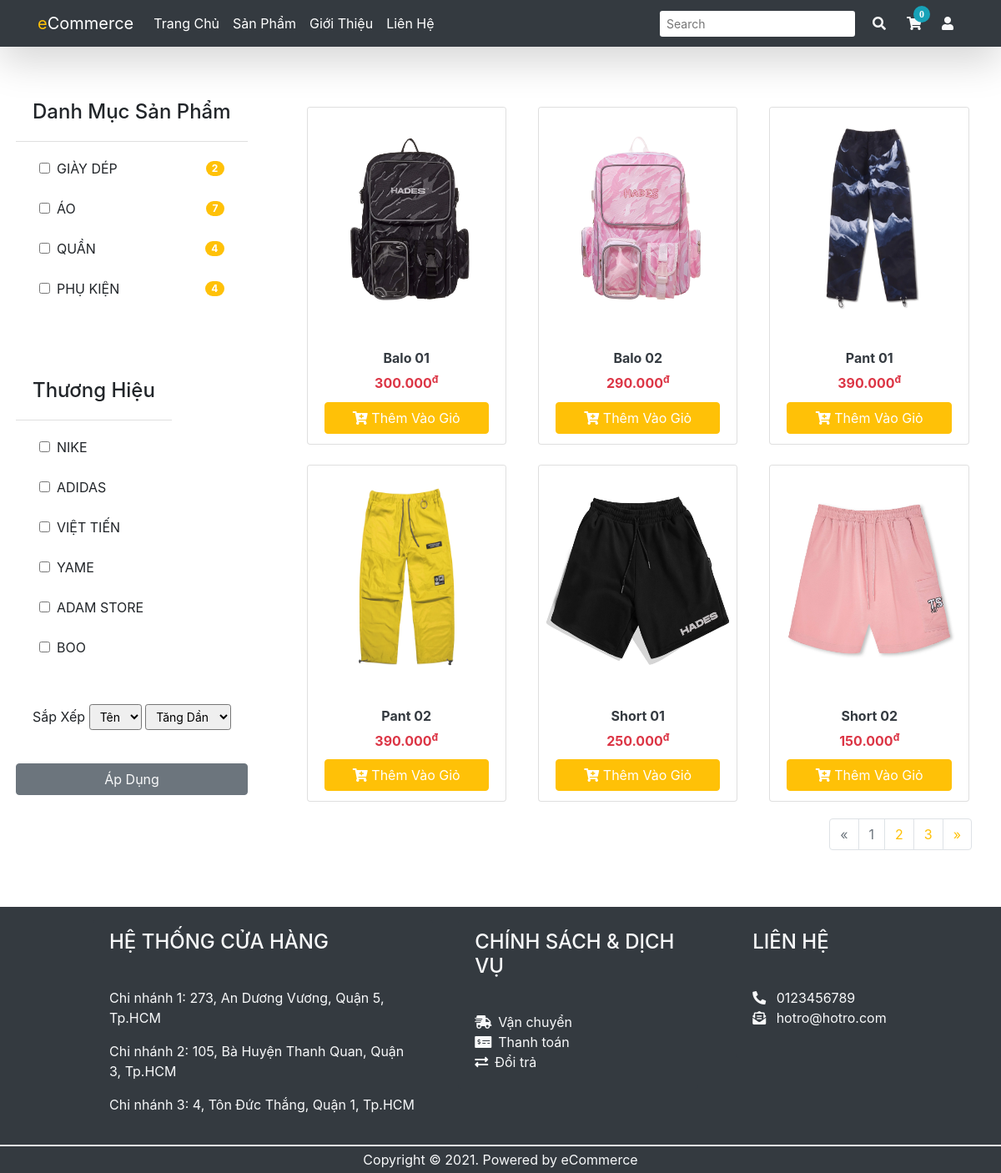
The page /product.php on the database its author committed.
### tables this page shows
CREATE TABLE `HANGSX` (
  `MA_HANGSX` varchar(10) NOT NULL,
  `TEN_HANGSX` varchar(50) NOT NULL
);

CREATE TABLE `SP` (
  `MA_SP` varchar(10) NOT NULL,
  `TEN_SP` varchar(50) NOT NULL,
  `MA_LOAISP` varchar(10) NOT NULL,
  `MA_HANGSX` varchar(10) NOT NULL,
  `MIEUTA_SP` text,
  `HINHANH_SP` text,
  `GIA` bigint(20) NOT NULL
);

### admin/includes/database.php (called while the page is built, shortened)
<?php
    class MyConnect {
        private $conn;
        public function __construct() {
            $this->host = "localhost:8889";
            $this->user = "root";
            $this->passwd = "root";
            $this->database = "cuahang";
            $this->conn = new mysqli($this->host,$this->user,$this->passwd,$this->database);
        }
        public function isConnected() {
            return true;
        }
        public function query($query) {
            if($this->isConnected()) {
                $tableData = mysqli_query($this->conn,$query);
                return $tableData;
            }
        }
    }
?>

### product.php (the view, shortened to what this page needs)
<?php
include("admin/includes/database.php");
$MyConn = new MyConnect();
$queryCat = "SELECT TEN_LOAISP, COUNT(SP.MA_SP) AS SOLUONG FROM LOAISP, SP WHERE SP.MA_LOAISP = LOAISP.MA_LOAISP GROUP BY LOAISP.MA_LOAISP";
$result = $MyConn->query($queryCat);
$queryMan = "SELECT TEN_HANGSX FROM HANGSX";
$resultMan = $MyConn->query($queryMan);
?>
<!DOCTYPE html>
<html lang="en">
<head>
  <link href="admin/vendor/fontawesome-free/css/all.min.css" rel="stylesheet" type="text/css">
  <link rel="stylesheet" href="https://maxcdn.bootstrapcdn.com/bootstrap/4.5.2/css/bootstrap.min.css">
</head>
<body>
    <nav class="navbar navbar-expand-lg navbar-dark  bg-gradient bg-dark sticky-top shadow-lg py-2">
        <div class="container">
            <a class="navbar-brand" href="index.php"><span class="text-warning">e</span class="sr-only">Commerce</a>
        <div class="collapse navbar-collapse" id="navbarColor01">
          <ul class="navbar-nav mr-auto">
            <li class="nav-item active">
              <a class="nav-link nl" href="index.php">Trang Chủ <span class="sr-only">(current)</span></a>
            </li>
            <li class="nav-item">
              <a class="nav-link nl" href="product.php">Sản Phẩm</a>
            </li>
            <li class="nav-item">
              <a class="nav-link nl " href="#">Giới Thiệu</a>
            </li>
            <li class="nav-item">
              <a class="nav-link nl" href="#">Liên Hệ</a>
            </li>
          </ul>
          <form class="form-inline">
            <input class="form-control-sm mr-sm-2 border-0" type="search" placeholder="Search" aria-label="Search">
            <button class="btn my-sm-0 "><a href="" class="text-light"><i class="fas fa-search"></i></a></i></button>
            <a href="cart.php" class="btn my-sm-0 border-0 bg-transparent text-light">
                <i class="fas fa-shopping-cart position-relative">
                <?php
                    $total_qty = 0;
                ?>
                <div class="cart-amount bg-info position-absolute text-white d-flex justify-content-center align-items-center font-weight-bold">
                <span id="cart_amount"><?php echo $total_qty ?></span>
                </div></i>
            </a>
            <?php
            if(!isset($_SESSION['user_email'])) {
               echo  "<a class='btn my-sm-0 border-0' data-toggle='modal' data-target='#loginModal'><i class='fas fa-user text-light'></i></a>";
            }
            else {
                include("usernav.php");
            }
            ?>
          </form>
        </div>
    </nav>
    <div aria-live="polite" aria-atomic="true" style="bottom: 0; right: 0; z-index: 1200;" class="position-fixed">
    </div>
    <div class="container my-5 p-1">
        <div class="row">
            <div class="col-md-3">
                <div class="row">
                    <div class="card border-0">
                        <div class="card-header bg-transparent "><h4>Danh Mục Sản Phẩm</h4></div>
                        <div class="card-body p-2">
                        <ul class="list-group-flush pl-0">
                            <?php
                                while($getCat = mysqli_fetch_array($result)) {
                                    $catName = $getCat['TEN_LOAISP'];
                                    $catQty = $getCat['SOLUONG'];
                            ?>
                            <li class="list-group-item d-flex align-items-center border-0 form-check">
                                <input type="checkbox" id="catCheck" class="mr-2">
                                <label class="form-check-label" for="catCheck"><?php echo $catName; ?></label>
                                <span class="badge badge-primary badge-pill ml-auto" style="background-color: #ffc108 !important;"><?php echo $catQty ?></span>
                            </li>
                            <?php } ?>
                            </ul>
                        </div>
                    </div>
                </div>
                <div class="row">
                    <div class="card border-0 mt-4">
                        <div class="card-header bg-transparent mt-4"><h4>Thương Hiệu</h4></div>
                        <div class="card-body p-2">
                            <ul class="list-group-flush pl-0">
                                <?php
                                    while($getMan = mysqli_fetch_array($resultMan)) {
                                        $manName = $getMan['TEN_HANGSX'];
                                ?>
                                <li class="list-group-item d-flex align-items-center border-0 form-check">
                                    <input type="checkbox" id="catCheck" class="mr-2">
                                    <label class="form-check-label" for="catCheck"><?php echo $manName; ?></label>
                                </li>
                                <?php } ?>
                            </ul>
                        </div>
                    </div>
                </div>
                <div class="row">
                    <div class="card border-0">
                        <div class="card-body p2">
                            <span>
                                <label for="sort">Sắp Xếp </label>
                                <select name="sortby" id="sort" class=" form-control-sm">
                                    <option value="name">Tên</option>
                                </select>
                            </span>
                            <span>
                                <select name="" id="" class=" form-control-sm">
                                    <option value="">Tăng Dần</option>
                                </select>
                            </span>
                        </div>
                        <button type="submit" class="btn btn-secondary text-light mt-3" >Áp Dụng</button>
                    </div>
                </div>
            </div>
            <div class="col-md-9">
                <div class="row mt-0 ml-4 card-deck">
                <?php
                    $queryCount = $MyConn->query("SELECT * FROM SP");
                    $limit = 0;
                    $cur_page = 1;
                    $result_per_page = 6;
                    $queryP = "SELECT * FROM SP LIMIT $limit,$result_per_page";
                    $resultP = $MyConn->query($queryP);
                    $countP = mysqli_num_rows($queryCount);
                    $number_of_page = ceil($countP / $result_per_page);
                    while($getP = mysqli_fetch_array($resultP)) {
                ?>
                    <div class="col-md-4 p-1 mt-3">
                            <div class="card card-link h-100 p-0 p">
                                <div class="card-header p-0 border-bottom-0 h-100">
                                <a href="detail.php?productID=<?php echo $getP['MA_SP'] ?>" class="text-decoration-none text-dark">
                                    <img src="<?php echo "admin/product_images/".$getP['HINHANH_SP'] ?>" class="card-img-top h-100 img-reponsive">
                                </a>
                                </div>
                                <div class="card-body p-0">
                                <a href="detail.php?productID=<?php echo $getP['MA_SP'] ?>" class="text-decoration-none text-dark">
                                    <div class="card-title text-center mt-4">
                                        <h6 class="font-weight-bold"><?php echo $getP['TEN_SP'] ?></h6>
                                        <div class="font-weight-bold text-danger"><?php echo number_format($getP['GIA'],0,",","."); ?><sup>đ</sup></div>
                                    </div>
                                </a>
                                </div>
                                <div class="card-footer border-top-0 bg-transparent mt-3">
                                    <button id="myBtn" onclick="addCart('<?php echo $getP['MA_SP'] ?>')" class="btn btn-warning w-100 mt-auto text-white"><i class="fas fa-cart-plus"></i> Thêm Vào Giỏ</button>
                                </div>
                            </div>
                    </div>
                    <?php } ?>
                </div>
                <div class="row">
                <ul class="pagination mt-3 mr-3 ml-auto">
                    <li class="page-item text-warning <?php if($cur_page == 1) echo "disabled"; ?>">
                        <a class="page-link <?php if($cur_page != 1) echo "text-warning"; ?>" href="product.php?page=<?php echo $cur_page-1; ?>" aria-label="Previous">
                            <span aria-hidden="true">&laquo;</span>
                        </a>
                    </li>
                    <?php
                        for($page = 1; $page <= $number_of_page; $page++) {
                    ?>
                    <li class="page-item <?php if($cur_page == $page) echo "disabled" ?>">
                        <a class="page-link <?php if($cur_page != $page) echo "text-warning"; ?>" href="product.php?page=<?php echo $page ?>"><?php echo $page ?></a>
                    </li>
                    <?php } ?>
                    <li class="page-item <?php if($cur_page == $number_of_page) echo "disabled"; ?>">
                    <a class="page-link <?php if($cur_page != $number_of_page) echo "text-warning"; ?>" href="product.php?page=<?php echo $cur_page+1; ?>" aria-label="Next">
                        <span aria-hidden="true">&raquo;</span>
                    </a>
                    </li>
                </ul>
                </div>
            </div>
        </div>
    </div>
    <footer class="bg-dark">
        <div class="container-fuild text-light">
            <div class="row card-deck pt-3 ml-5">
                <div class="col-md-5 pr-0">
                    <div class="card border-0 bg-dark ml-5">
                        <div class="card-header bg-dark border-0"><h4>HỆ THỐNG CỬA HÀNG</h4></div>
                        <div class="card-body border-0">
                            <p>Chi nhánh 1:     273, An Dương Vương, Quận 5, Tp.HCM</p>
                            <p>Chi nhánh 2:     105, Bà Huyện Thanh Quan, Quận 3, Tp.HCM</p>
                            <p>Chi nhánh 3:     4, Tôn Đức Thắng, Quận 1, Tp.HCM</p>
                        </div>
                    </div>
                </div>
                <div class="col-md pl-0">
                    <div class="card border-0 bg-dark">
                        <div class="card-header bg-dark border-0"><h4>CHÍNH SÁCH & DỊCH VỤ</h4></div>
                        <div class="card-body border-0">
                            <a href="#" class="text-light text-decoration-none pb-3"><i class="fas fa-shipping-fast mr-2"></i>Vận chuyển</a><br>
                            <a href="#" class="text-light text-decoration-none pb-3"><i class="fas fa-money-check-alt mr-2"></i>Thanh toán</a><br>
                            <a href="#" class="text-light text-decoration-none pb-3"><i class="fas fa-exchange-alt mr-2"></i>Đổi trả</a>
                        </div>
                    </div>
                </div>
                <div class="col-md">
                    <div class="card border-0 bg-dark mx-0">
                        <div class="card-header bg-dark border-0"><h4>LIÊN HỆ</h4></div>
                        <div class="card-body border-0">
                            <p><i class="fas fa-phone-alt mr-2"></i> 0123456789 <br>
                            <i class="fas fa-envelope-open-text mr-2"></i> hotro@hotro.com</p>
                        </div>
                    </div>
                </div>
            </div>
        </div>
        <hr style="background-color: white; height: 1px; margin: 0; padding: 0;">
        <div class="container-fluid text-center text-light p-1">
            <h7>Copyright © 2021. Powered by eCommerce</h7>
        </div>
    </footer>
</body>
</html>

### product.php (style rules this page uses)
.nl { color: white !important; }
:checked { color: #ffc108 !important; }
.cart-amount { top: -13px; right: -10px; min-width: 20px; min-height: 20px; border-width: 2px; border-radius: 50%; font-size: 12px; }

### rows shown on the page
hangsx: TEN_HANGSX "NIKE"
hangsx: TEN_HANGSX "ADIDAS"
hangsx: TEN_HANGSX "VIỆT TIẾN"
hangsx: TEN_HANGSX "YAME"
hangsx: TEN_HANGSX "ADAM STORE"
hangsx: TEN_HANGSX "BOO"
sp: HINHANH_SP (picture), TEN_SP "Balo 01", GIA "300.000"
sp: HINHANH_SP (picture), TEN_SP "Balo 02", GIA "290.000"
sp: HINHANH_SP (picture), TEN_SP "Pant 01", GIA "390.000"
sp: HINHANH_SP (picture), TEN_SP "Pant 02", GIA "390.000"
sp: HINHANH_SP (picture), TEN_SP "Short 01", GIA "250.000"
sp: HINHANH_SP (picture), TEN_SP "Short 02", GIA "150.000"

### other values the page prints
$total_qty "0"
$catName "GIÀY DÉP"
$catQty "2"
$catName "ÁO"
$catQty "7"
$catName "QUẦN"
$catQty "4"
$catName "PHỤ KIỆN"
